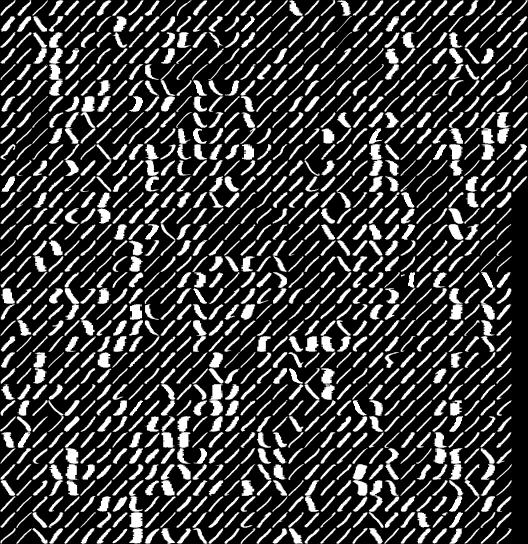
#> input picture HW0/Q2_images/usps_1.jpg, 528 x 544 px
$ jupyter execute Q2.ipynb
#> lines starting #> are read from the running program, lines starting #| are printed output that depends on the picture
# Q2

## Import dependencies

[cell 1]
import cv2
import numpy as np
import matplotlib.pyplot as plt
import os

## Define functions

[cell 2]
def resize(image, size):
  '''
    calculate the resized image
    input(s):
      image (ndarray): input image
      size (tuple): size of output image
    output(s):
      images (ndarray): the resized image
  '''

  # resized_image = ### your code here ###
  # https://pythonexamples.org/python-opencv-cv2-resize-image/#:~:text=To%20resize%20an%20image%20in,not%2C%20based%20on%20the%20requirement.
  resized_image = cv2.resize(image, size)
  # resized_image = image.resize(544,528, refcheck=False)
  return resized_image

def crop(image, MainSize, CropSize):
  '''
    calculate the cropped images
    input(s):
      image (ndarray): input image
      MainSize (tuple): size of input image # (544, 528)
      CropSize (tuple): size of output image # (16, 16)
    output(s):
      images (ndarray): the cropped images
  '''
  # note that your output should be 1100 number of images ((544/16) * (528/16) = 1122)
  # so you should not save the images that all their pixels have a value of zero
  # hint : you can sum all the pixels for each cropped image with numpy

  images = []
  #######################
  #    your code here   #
  #######################
  for row in range(0, MainSize[0], CropSize[0]):
    for col in range(0, MainSize[1], CropSize[1]):
      cropped_image = image[row:(row+CropSize[0]), col:(col+CropSize[1])]
      if (np.sum(cropped_image) == 0):
        continue
      images.append(cropped_image)

  return images

## Read the images

[cell 3]
# read the images with opencv from Q2_images directory and add them to images array
images_path = ["usps_1.jpg","usps_2.jpg","usps_3.jpg","usps_4.jpg","usps_5.jpg"]
images = []
for i in images_path:
  # image = ### your code here ###
  folder = 'Q2_images'
  image = cv2.imread(os.path.join(folder,i), cv2.IMREAD_GRAYSCALE)
#> image is the input picture: shape (544, 528); min 0, max 255, mean 60.5
  if image is not None:
      images.append(image)
  # print(image.shape)
  # cv2.imshow("Display window", image)
  assert image.shape == (544,528)
assert len(images) == 5

## Crop the images

[cell 4]
All_cropped_images = []
#> All_cropped_images = []
for img in images:
  MainSize = img.shape
  CropSize = (16,16)
  cropped_images = crop(img,MainSize,CropSize)
  All_cropped_images.append(cropped_images)

assert len(All_cropped_images) == 5
assert len(All_cropped_images[0]) == 1100
# print(All_cropped_images[1][0])
assert All_cropped_images[0][0].shape == (16,16)

## Resize and show images

in this section you should show 4 random images with size (50,50) for each number :
1.   select a random number with numpy library
2.   pick an image with that random number
3.   resize the image to (50,50) with resize function
4.   show the image with matplotlib library
5.   repeat the above steps 4 times for each number

[cell 5]
#######################
#    your code here   #
#######################
# https://matplotlib.org/stable/api/_as_gen/matplotlib.pyplot.subplots.html
# https://www.w3schools.com/python/matplotlib_subplot.asp

fugure, axis = plt.subplots(5, 4)

for k in range(4):
    # random_number = np.random.randint(0,1099) # among 1100
    for i in range(5):
        random_number = np.random.randint(0,1099) # among 1100
        # random_number = np.random.randint(0,1100) # among 1100
        random_image = All_cropped_images[i][random_number]
        resized_img = resize(random_image, (50, 50))
        # axis[k, i].imshow(resized_img, cmap='gray')
        axis[i, k].imshow(resized_img, cmap='gray')
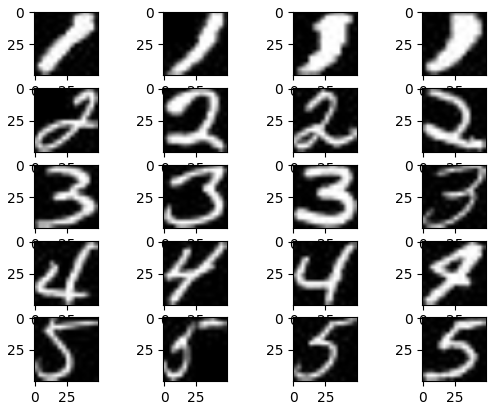
#> figure drawn by matplotlib, 20 panels
